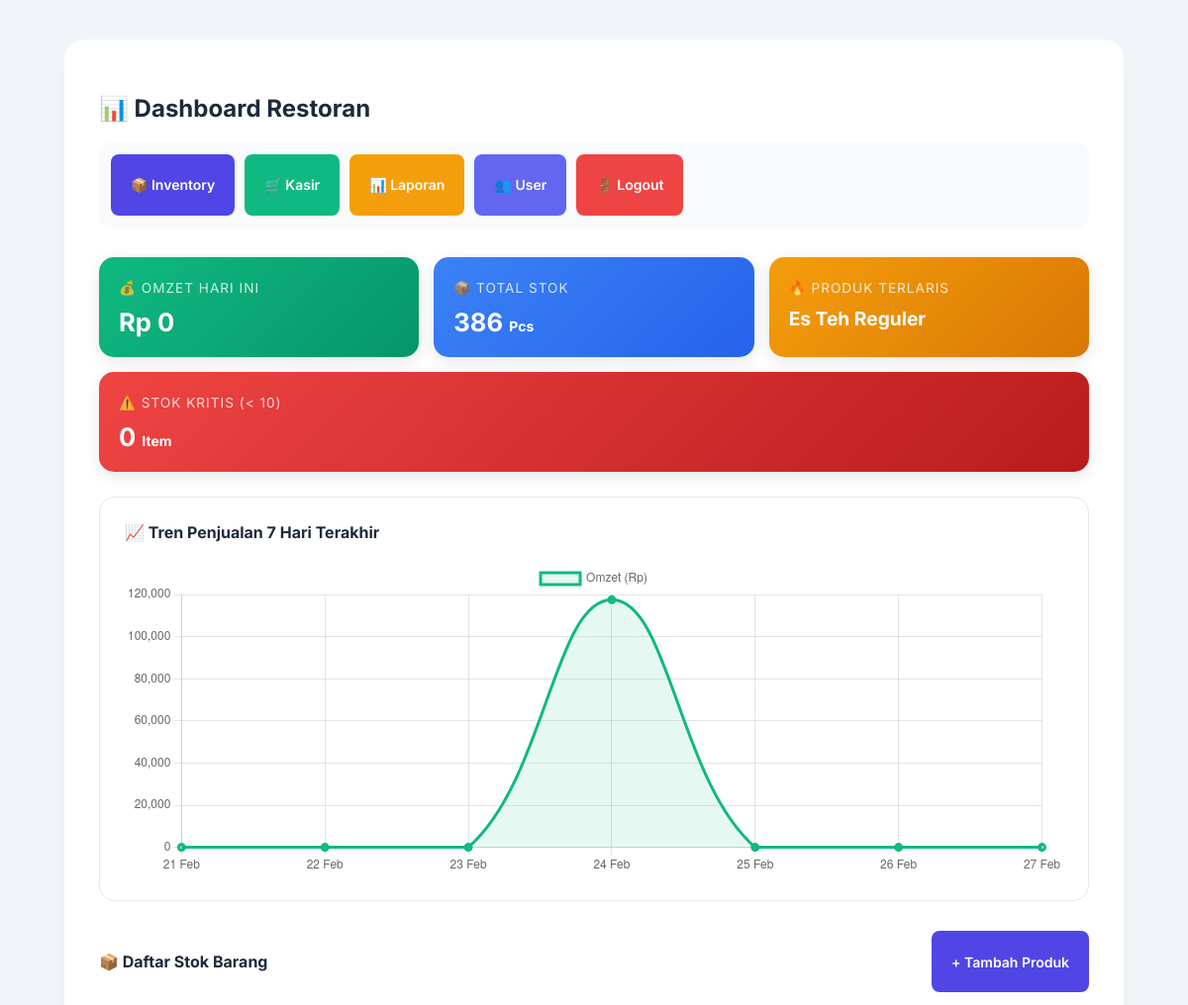
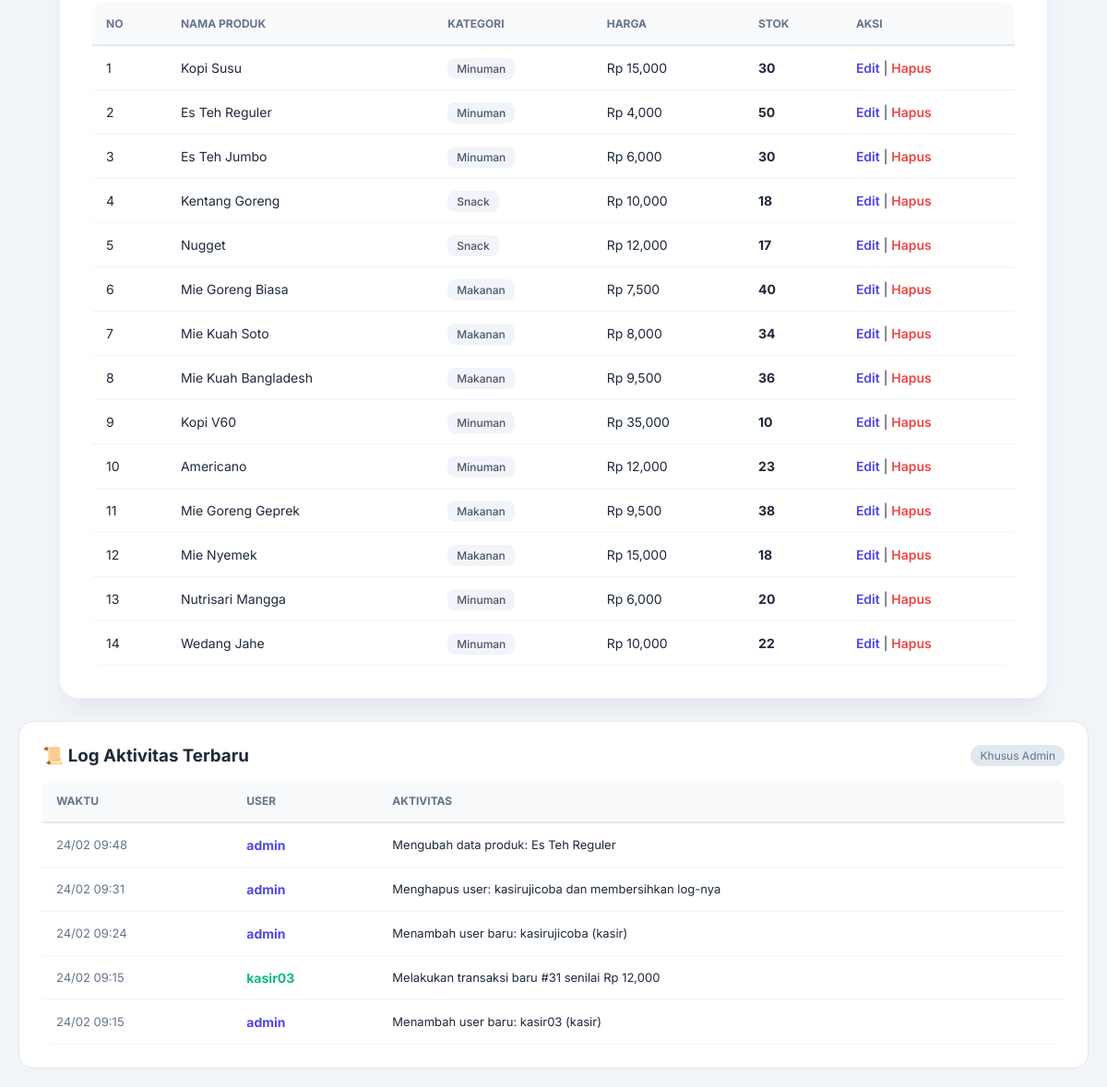
The app's page /index.php (signed in) with its own data (2 pictures, top to bottom).
### tables this page shows
CREATE TABLE `produk` (
  `id` int(11) NOT NULL,
  `nama_produk` varchar(100) NOT NULL,
  `kategori` varchar(50) DEFAULT NULL,
  `harga_modal` int(11) NOT NULL,
  `harga` int(11) NOT NULL,
  `stok` int(11) NOT NULL,
  `foto` varchar(255) DEFAULT NULL
);

CREATE TABLE `log_aktivitas` (
  `id_log` int(11) NOT NULL,
  `id_user` int(11) DEFAULT NULL,
  `aksi` varchar(255) DEFAULT NULL,
  `tanggal` timestamp NOT NULL DEFAULT current_timestamp()
);

CREATE TABLE `user` (
  `id_user` int(11) NOT NULL,
  `nama` varchar(100) DEFAULT NULL,
  `username` varchar(50) NOT NULL,
  `password` varchar(255) NOT NULL,
  `level` varchar(20) NOT NULL
);

### index.php (the view, shortened to what this page needs)
<?php
include "koneksi.php";
$label_hari = [];
$data_omzet = [];
for ($i = 6; $i >= 0; $i--) {
    $tgl = date('Y-m-d', strtotime("-$i days"));
    $label_hari[] = date('d M', strtotime($tgl));
    $sql_omzet = mysqli_query($koneksi, "SELECT SUM(total_harga) as total FROM penjualan WHERE tanggal LIKE '$tgl%'");
    $res = mysqli_fetch_array($sql_omzet);
    $data_omzet[] = (int)($res['total'] ?? 0);
}
$q_stok = mysqli_query($koneksi, "SELECT SUM(stok) as total_stok FROM produk");
$r_stok = mysqli_fetch_assoc($q_stok);
$hari_ini = date('Y-m-d');
$q_laku = mysqli_query($koneksi, "SELECT SUM(total_harga) as total_hari_ini FROM penjualan WHERE tanggal LIKE '$hari_ini%'");
$r_laku = mysqli_fetch_assoc($q_laku);
$q_tipis = mysqli_query($koneksi, "SELECT COUNT(*) as jml_tipis FROM produk WHERE stok < 10");
$r_tipis = mysqli_fetch_assoc($q_tipis);
$query = mysqli_query($koneksi, "SELECT * FROM produk");
?>
<!DOCTYPE html>
<html>
<head>
    <link rel="stylesheet" href="style.css">
</head>
<body>
    <div class="container">
        <h2>📊 Dashboard Restoran</h2>
        <div class="nav-menu">
            <a href="index.php" class="btn btn-blue">📦 Inventory</a>
            <a href="kasir.php" class="btn btn-green">🛒 Kasir</a>
            <a href="laporan.php" class="btn btn-orange">📊 Laporan</a>
            <?php if($_SESSION['level'] == 'admin') { ?>
                <a href="user.php" class="btn" style="background: #6366f1; color: white;">👥 User</a>
            <?php } ?>
            <a href="logout.php" class="btn btn-red">🚪 Logout</a>
        </div>
        <div class="summary-container">
            <div class="summary-card bg-green">
                <small>💰 Omzet Hari Ini</small>
                <h2>Rp <?php echo number_format($r_laku['total_hari_ini'] ?? 0); ?></h2>
            </div>
            <div class="summary-card bg-blue">
                <small>📦 Total Stok</small>
                <h2><?php echo number_format($r_stok['total_stok'] ?? 0); ?> <span style="font-size: 14px;">Pcs</span></h2>
            </div>
            <?php
            $q_laris = mysqli_query($koneksi, "SELECT p.nama_produk, SUM(dp.jumlah) as total FROM detail_penjualan dp JOIN produk p ON dp.id_produk = p.id GROUP BY dp.id_produk ORDER BY total DESC LIMIT 1");
            $r_laris = mysqli_fetch_assoc($q_laris);
            ?>
            <div class="summary-card bg-orange">
                <small>🔥 Produk Terlaris</small>
                <h2 style="font-size: 1.2em;"><?php echo $r_laris['nama_produk'] ?? '-'; ?></h2>
            </div>
            <div class="summary-card bg-red">
                <small>⚠️ Stok Kritis (< 10)</small>
                <h2><?php echo $r_tipis['jml_tipis'] ?? 0; ?> <span style="font-size: 14px;">Item</span></h2>
            </div>
        </div>
        <div class="chart-container">
            <h4 style="margin-top:0;">📈 Tren Penjualan 7 Hari Terakhir</h4>
            <canvas id="grafikOmzet" height="100"></canvas>
        </div>
        <div style="margin-top: 30px;">
            <div style="display: flex; justify-content: space-between; align-items: center; margin-bottom: 15px;">
                <h4>📦 Daftar Stok Barang</h4>
                <a href="tambah.php" class="btn btn-blue">+ Tambah Produk</a>
            </div>
            <table class="table-custom">
                <thead>
                    <tr>
                        <th>NO</th><th>NAMA PRODUK</th><th>KATEGORI</th><th>HARGA</th><th>STOK</th><th>AKSI</th>
                    </tr>
                </thead>
                <tbody>
                    <?php $no = 1; while($row = mysqli_fetch_array($query)) { ?>
                    <tr>
                        <td><?php echo $no++; ?></td>
                        <td><?php echo $row['nama_produk']; ?></td>
                        <td><span class="badge"><?php echo $row['kategori'] ?? '-'; ?></span></td>
                        <td>Rp <?php echo number_format($row['harga']); ?></td>
                        <td style="font-weight: bold; color: <?php echo $row['stok'] < 10 ? '#ef4444' : '#1e293b'; ?>;">
                            <?php echo $row['stok']; ?>
                        </td>
                        <td>
                            <a href="edit.php?id=<?php echo $row['id']; ?>" class="link-edit">Edit</a>
                            <?php if($_SESSION['level'] == 'admin') { ?>
                                | <a href="hapus.php?id=<?php echo $row['id']; ?>" class="link-hapus" onclick="return confirm('Yakin hapus?')">Hapus</a>
                            <?php } ?>
                        </td>
                    </tr>
                    <?php } ?>
                </tbody>
            </table>
        </div>
    </div>
    <script>
    const ctx = document.getElementById('grafikOmzet').getContext('2d');
    new Chart(ctx, {
        type: 'line',
        data: {
            labels: <?php echo json_encode($label_hari); ?>,
            datasets: [{
                label: 'Omzet (Rp)',
                data: <?php echo json_encode($data_omzet); ?>,
                borderColor: '#10b981',
                backgroundColor: 'rgba(16, 185, 129, 0.1)',
                fill: true,
                tension: 0.4,
                borderWidth: 3
            }]
        },
        options: { scales: { y: { beginAtZero: true } } }
    });
    </script>
    <?php if($_SESSION['level'] == 'admin') { ?>
        <div class="chart-container" style="margin-top: 25px;">
            <div style="display: flex; justify-content: space-between; align-items: center; margin-bottom: 15px;">
                <h3 style="margin: 0;">📜 Log Aktivitas Terbaru</h3>
                <span style="font-size: 12px; background: #e2e8f0; padding: 4px 10px; border-radius: 20px; color: #64748b;">Khusus Admin</span>
            </div>
            <table class="table-custom">
                <thead>
                    <tr>
                        <th>Waktu</th>
                        <th>User</th>
                        <th>Aktivitas</th>
                    </tr>
                </thead>
                <tbody>
                    <?php
                    $logs = mysqli_query($koneksi, "SELECT log_aktivitas.*, user.username FROM log_aktivitas JOIN user ON log_aktivitas.id_user = user.id_user ORDER BY tanggal DESC LIMIT 5");
                    while($l = mysqli_fetch_array($logs)){
                    ?>
                    <tr>
                        <td style="font-size: 13px; color: #64748b;"><?php echo date('d/m H:i', strtotime($l['tanggal'])); ?></td>
                        <td>
                            <span style="color: <?php echo $l['username'] == 'admin' ? '#4f46e5' : '#10b981'; ?>;">
                                <strong><?php echo $l['username']; ?></strong>
                            </span>
                        </td>
                        <td style="font-size: 13px;"><?php echo $l['aksi']; ?></td>
                    </tr>
                    <?php } ?>
                </tbody>
            </table>
        </div>
    <?php } ?>
</body>
</html>

### style.css (style rules this page uses)
:root { --primary: #4f46e5; --success: #10b981; --warning: #f59e0b; --danger: #ef4444; --dark: #1e293b; --gray: #64748b; --bg: #f1f5f9; }
body { font-family: 'Inter', sans-serif; background-color: var(--bg); margin: 0; padding: 20px; color: var(--dark); }
.container { max-width: 1000px; margin: 20px auto; background: white; padding: 35px; border-radius: 20px; box-shadow: 0 20px 25px -5px rgba(0, 0, 0, 0.05); }
.nav-menu { display: flex; gap: 10px; margin-bottom: 30px; background: #f8fafc; padding: 12px; border-radius: 12px; overflow-x: auto; flex-wrap: nowrap; }
.btn { display: inline-flex; align-items: center; justify-content: center; padding: 10px 20px; border-radius: 8px; text-decoration: none; font-weight: 600; font-size: 14px; transition: 0.3s; border: none; cursor: pointer; height: 42px; color: white; }
.btn-blue { background: #3b82f6; color: white; }
.btn-red { background: #ef4444; color: white !important; }
.btn-blue { background: var(--primary); color: white; }
.btn-green { background: var(--success); color: white; }
.btn-orange { background: var(--warning); color: white; }
table { width: 100%; border-collapse: collapse; margin-top: 10px; }
th { text-align: left; padding: 16px; background: #f8fafc; color: var(--gray); font-size: 12px; text-transform: uppercase; border-bottom: 2px solid #edf2f7; }
td { padding: 16px; border-bottom: 1px solid #f1f5f9; font-size: 14px; }
.chart-container { background: #fff; padding: 25px; border-radius: 16px; border: 1px solid #e2e8f0; margin-top: 25px; }
.table-custom { width: 100%; border-collapse: collapse; background: white; border-radius: 12px; overflow: hidden; margin-top: 10px; }
.table-custom th { background: #f8fafc; padding: 15px; text-align: left; color: #64748b; border-bottom: 2px solid #e2e8f0; }
.table-custom td { padding: 15px; border-bottom: 1px solid #f1f5f9; }
.badge { background: #f1f5f9; padding: 4px 10px; border-radius: 8px; font-size: 12px; color: #475569; font-weight: 500; }
.link-edit { color: #4f46e5; text-decoration: none; font-weight: 600; }
.link-hapus { color: #ef4444; text-decoration: none; font-weight: 600; }

### index.php (style rules this page uses)
.summary-container { display: flex; gap: 15px; margin-bottom: 25px; flex-wrap: wrap; }
.summary-card { flex: 1; min-width: 200px; color: white; padding: 20px; border-radius: 15px; box-shadow: 0 4px 15px rgba(0,0,0,0.1); transition: 0.3s; }
.bg-green { background: linear-gradient(135deg, #10b981, #059669); }
.bg-blue { background: linear-gradient(135deg, #3b82f6, #2563eb); }
.bg-orange { background: linear-gradient(135deg, #f59e0b, #d97706); }
.bg-red { background: linear-gradient(135deg, #ef4444, #b91c1c); }
.summary-card small { opacity: 0.8; font-size: 0.85em; text-transform: uppercase; letter-spacing: 1px; }
.summary-card h2 { margin: 10px 0 0; font-size: 1.6em; }

### records on screen
produk: nama_produk "Kopi Susu", kategori "Minuman", harga "15,000", stok "30"
produk: nama_produk "Es Teh Reguler", kategori "Minuman", harga "4,000", stok "50"
produk: nama_produk "Es Teh Jumbo", kategori "Minuman", harga "6,000", stok "30"
produk: nama_produk "Kentang Goreng", kategori "Snack", harga "10,000", stok "18"
produk: nama_produk "Nugget", kategori "Snack", harga "12,000", stok "17"
produk: nama_produk "Mie Goreng Biasa", kategori "Makanan", harga "7,500", stok "40"
produk: nama_produk "Mie Kuah Soto", kategori "Makanan", harga "8,000", stok "34"
produk: nama_produk "Mie Kuah Bangladesh", kategori "Makanan", harga "9,500", stok "36"
produk: nama_produk "Kopi V60", kategori "Minuman", harga "35,000", stok "10"
produk: nama_produk "Americano", kategori "Minuman", harga "12,000", stok "23"
produk: nama_produk "Mie Goreng Geprek", kategori "Makanan", harga "9,500", stok "38"
produk: nama_produk "Mie Nyemek", kategori "Makanan", harga "15,000", stok "18"
produk: nama_produk "Nutrisari Mangga", kategori "Minuman", harga "6,000", stok "20"
produk: nama_produk "Wedang Jahe", kategori "Minuman", harga "10,000", stok "22"
log_aktivitas: tanggal "24/02 09:48", id_user.username "admin", aksi "Mengubah data produk: Es Teh Reguler"
log_aktivitas: tanggal "24/02 09:31", id_user.username "admin", aksi "Menghapus user: kasirujicoba dan membersihkan log-nya"
log_aktivitas: tanggal "24/02 09:24", id_user.username "admin", aksi "Menambah user baru: kasirujicoba (kasir)"
log_aktivitas: tanggal "24/02 09:15", id_user.username "kasir03", aksi "Melakukan transaksi baru #31 senilai Rp 12,000"
log_aktivitas: tanggal "24/02 09:15", id_user.username "admin", aksi "Menambah user baru: kasir03 (kasir)"

### other values on screen
$r_laku['total_hari_ini'] "0"
$r_stok['total_stok'] "386"
$r_laris['nama_produk'] "Es Teh Reguler"
$r_tipis['jml_tipis'] "0"
chart data {{ json_encode($data_omzet) }} [0,0,0,117500,0,0,0]
